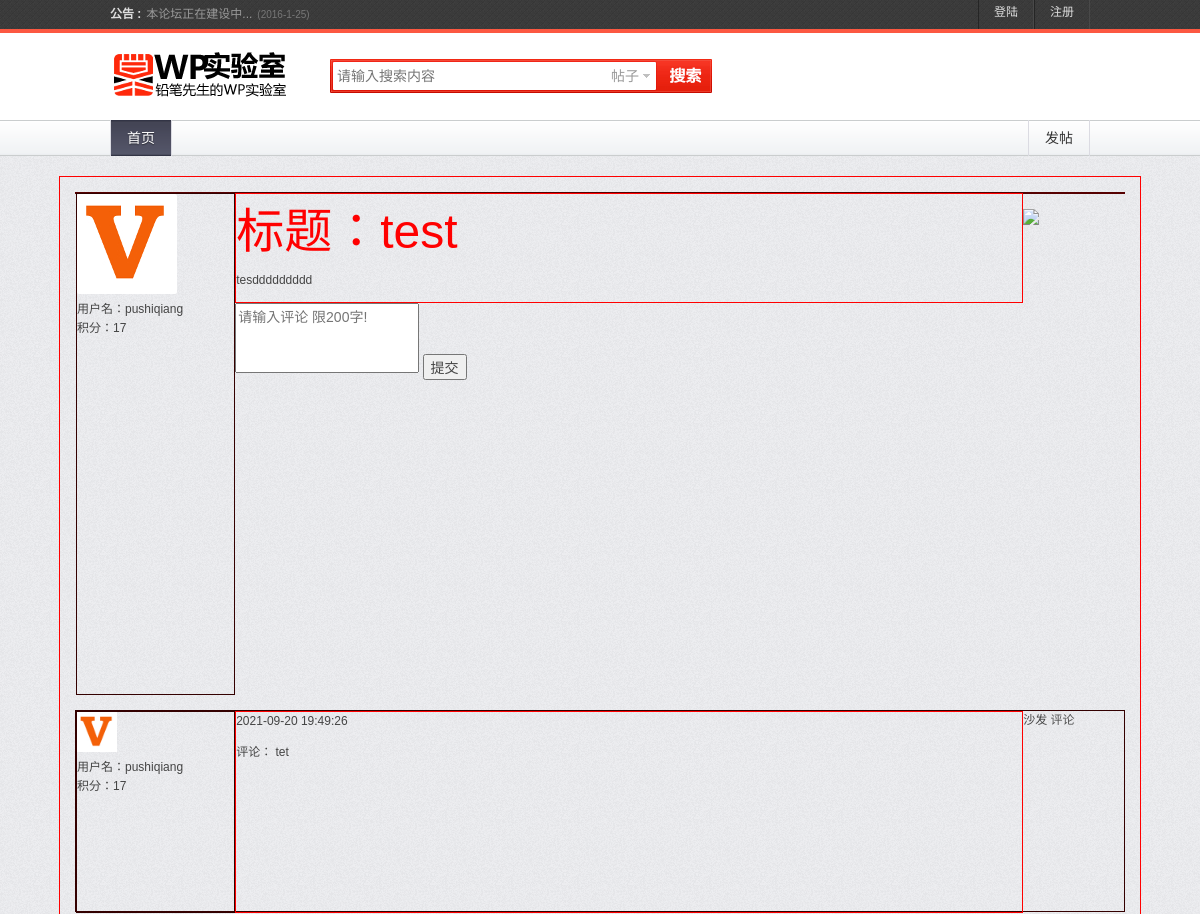
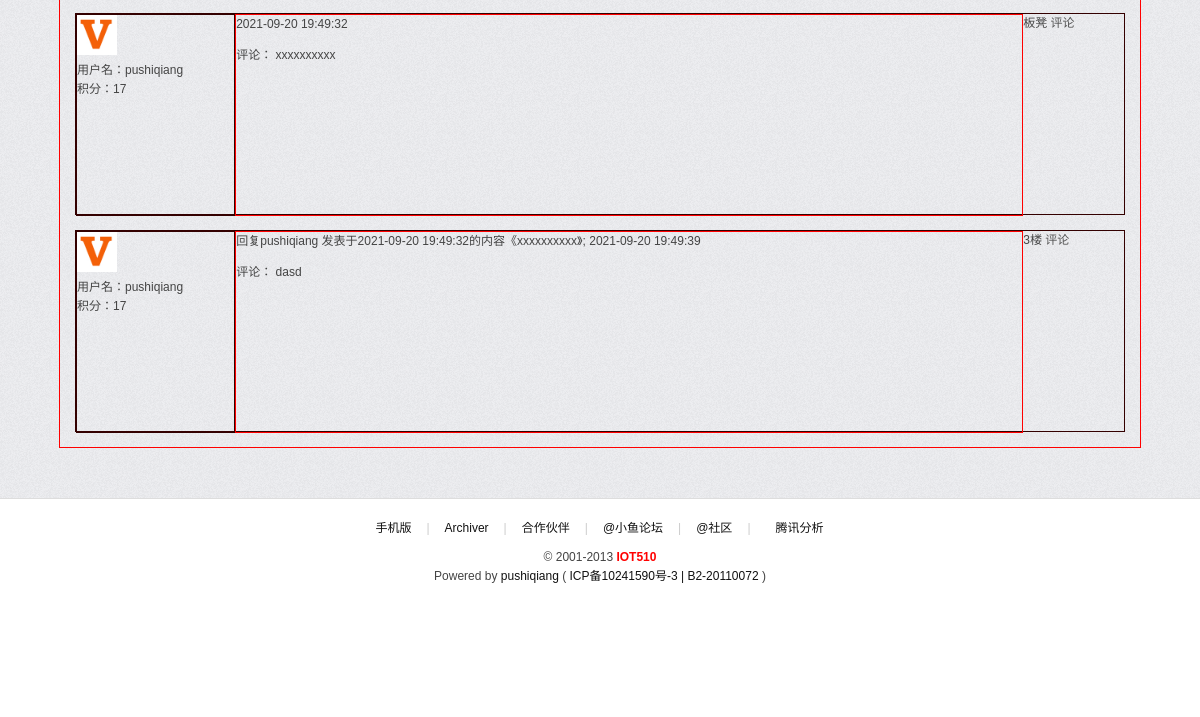
/postdetail/1/, run on an earlier commit of the app's database (2 pictures, top to bottom).
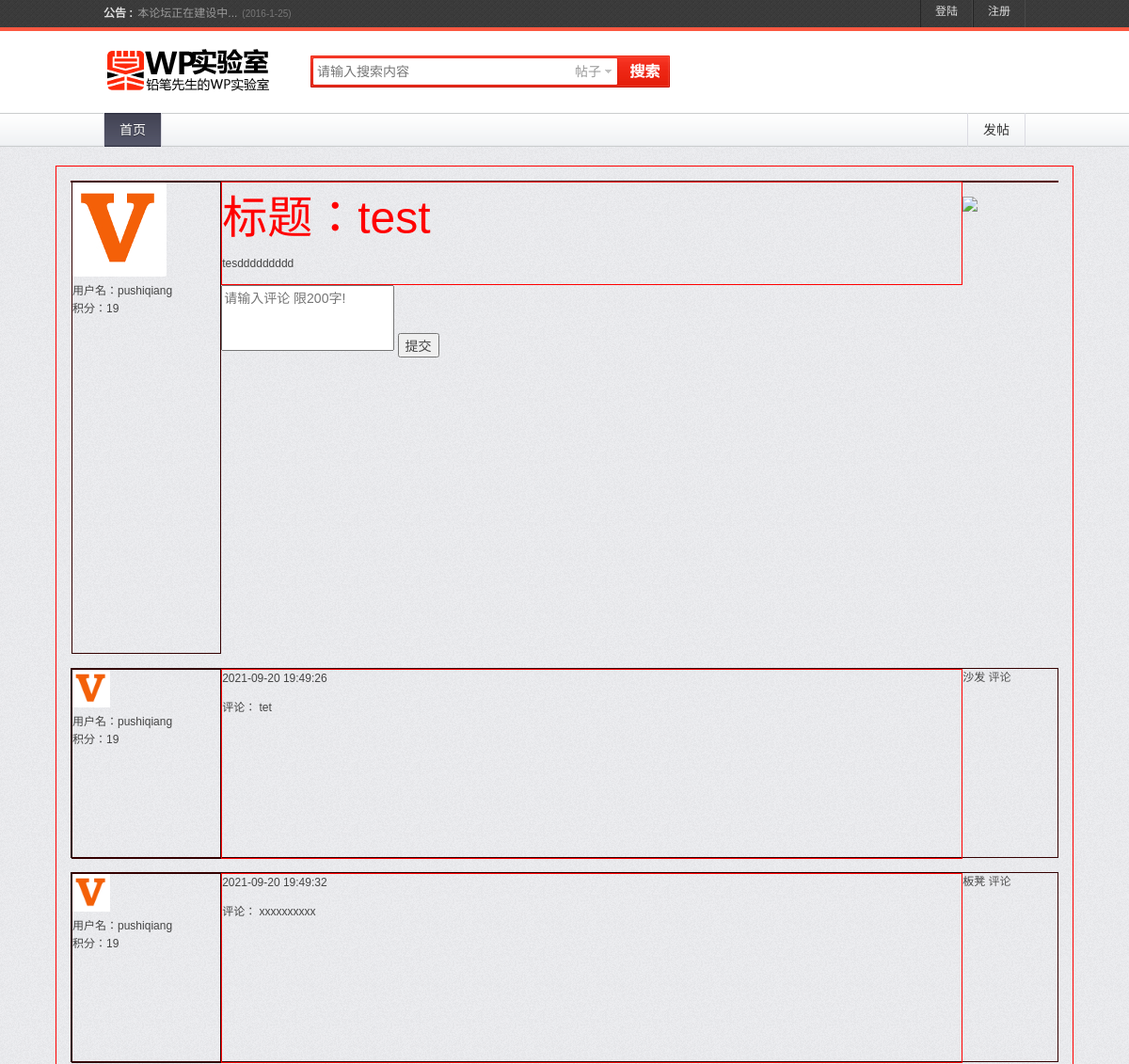
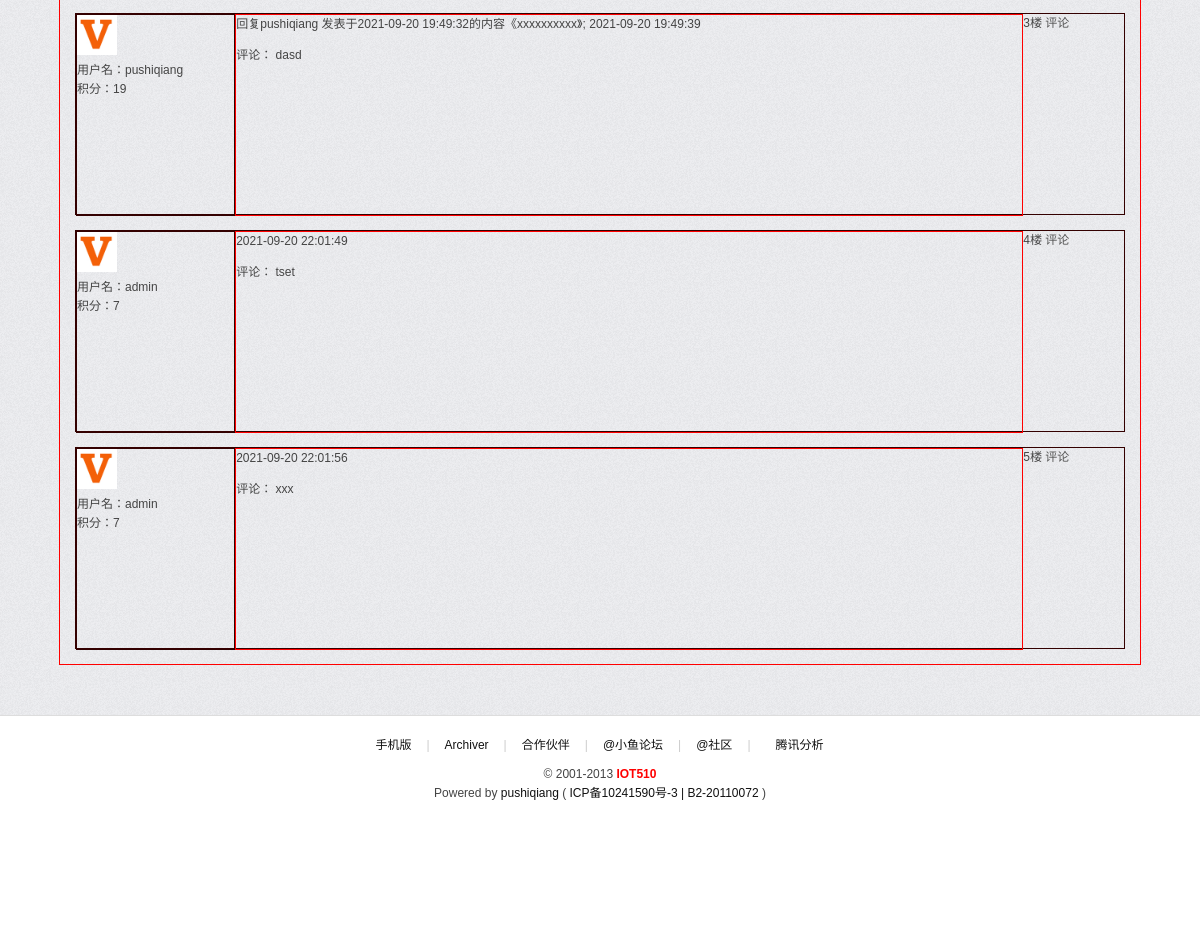
And on a later commit of the database (2 pictures, top to bottom).
### forum/models.py (models this page shows, shortened)
class Post(models.Model):  # 文章
    title = models.CharField(max_length=30)
    author = models.ForeignKey(
        settings.AUTH_USER_MODEL, related_name='post_author', on_delete=models.PROTECT)  # 作者
    column = models.ForeignKey(Column, on_delete=models.PROTECT)  # 所属板块
    type_name = models.ForeignKey(PostType, on_delete=models.PROTECT)  # 文章类型
    content = models.TextField()
    view_times = models.IntegerField(default=0)  # 浏览次数
    responce_times = models.IntegerField(default=0)  # 回复次数
    last_response = models.ForeignKey(settings.AUTH_USER_MODEL, on_delete=models.PROTECT)  # 最后回复者
    created_at = models.DateTimeField(auto_now_add=True)
    updated_at = models.DateTimeField(auto_now=True)
    class Meta:
        db_table = 'post'
        ordering = ['-created_at']
        verbose_name_plural = u'主题'

class LoginUser(AbstractUser):
    levels = models.PositiveIntegerField(default=0, verbose_name=u'积分')
    avatar = models.CharField(
        max_length=200, default='/static/tx/default.jpg', verbose_name=u'头像')
    privilege = models.CharField(max_length=200, default=0, verbose_name=u'权限')
    friends = models.ManyToManyField(
        'self', blank=True, null=True, related_name='friends')
    class Meta:
        db_table = 'loginuser'
        verbose_name_plural = u'用户'
        ordering = ['-date_joined']
    def __str__(self):
        return self.get_username()

class Comment(models.Model):  # 评论
    post = models.ForeignKey(Post, on_delete=models.PROTECT)
    author = models.ForeignKey(settings.AUTH_USER_MODEL, on_delete=models.PROTECT)
    comment_parent = models.ForeignKey(
        'self', blank=True, null=True, related_name='childcomment', on_delete=models.PROTECT)
    content = models.TextField()
    created_at = models.DateTimeField(auto_now_add=True)
    updated_at = models.DateTimeField(auto_now=True)
    class Meta:
        db_table = 'comment'
        ordering = ['created_at']
        verbose_name_plural = u'评论'

### forum/views.py (the view)
# urls.py: re_path(r'^postdetail/(?P<post_pk>\d+)/$',
def postdetail(request, post_pk):
    post_pk = int(post_pk)
    post = Post.objects.get(pk=post_pk)
    comment_list = post.comment_set.all()
    if request.user.is_authenticated:
        k = Notice.objects.filter(receiver=request.user, status=False).count()
    else:
        k = 0
    if 'HTTP_X_FORWARDED_FOR' in request.META:
        ip = request.META['HTTP_X_FORWARDED_FOR']
    else:
        ip = request.META['REMOTE_ADDR']
    title = post.title
    visited_ips = cache.get(title, [])
    if ip not in visited_ips:
        post.view_times += 1
        post.save()
        visited_ips.append(ip)
    cache.set(title, visited_ips, 15 * 60)
    return render(request, 'post_detail.html', {
        'post': post,
        'comment_list': comment_list,
        'message_number': k
    })

### forum/middle.py (called while the page is built)
    def process_request(self, request):
        if 'HTTP_X_FORWARDED_FOR' in request.META:
            ip = request.META['HTTP_X_FORWARDED_FOR']
        else:
            ip = request.META['REMOTE_ADDR']
        online_ips = cache.get("online_ips", [])
        if online_ips:
            online_ips = list(cache.get_many(online_ips).keys())
        cache.set(ip, 0, 5 * 60)
        if ip not in online_ips:
            online_ips.append(ip)
        cache.set("online_ips", online_ips)

### forum/models.py (called while the page is built)
def post_save(sender, instance, signal, *args, **kwargs):
    entity = instance
    if str(entity.created_at)[:19] == str(
            entity.updated_at)[:19]:  # 第一次发帖操作，编辑不操作
        column = entity.column
        column.post_number += 1
        column.save()

### forum/templates/post_detail.html (shortened to what this page needs)
{% extends "./base.html" %}
{% load friendfilter %}
{% block css %}
<link rel="stylesheet" type="text/css" href="/static/css/post_detail.css">
{% endblock %}
{%block user %}
<ul class="user floatr">
{% if not user.is_authenticated %}
<li id="mn_portal"><a href="{% url 'user_login' %}" hidefocus="true" title="登陆">登陆</a></li>
<li class="a" id="mn_forum"><a href="{% url 'user_register' %}" hidefocus="true" title="注册">注册</a></li>
{%else%}
<li id="mn_portal"><a href="{% url 'show_notice' %}" hidefocus="true" title="Portal">{{user.username}}({%if message_number %}{{message_number}}{%else%}0{%endif%})</a></li>
<li id="mn_portal"><a href="{% url 'user_logout'%}" hidefocus="true" title="Portal">注销</a></li>
{% endif %}
</ul>
{% endblock %}
{%block nav %}
     <ul>
 	<li class="current"><a href="/">首页</a></li>
     </ul>
{% endblock %}
{% block content %}
<div id="all_post">
	<div class="post">
		<div class="avatar">
		<img src="{{ post.author.avatar}}" border="0"><br>
                用户名：{{ post.author.username }}<br>
		积分：{{ post.author.levels }}<br>
		</div>
		<div class="content">
			<font size="8" face="arial" color="red">标题：{{ post.title }}</font>
			<br>{% autoescape off %}
						{{post.content}}
					{% endautoescape %}
		</div>
	</div>
	<div class="well">
    <div class="vmaig-comment">
        <div class="vmaig-comment-tx">
            {% if user.img%}
            <img src="{{user.img}}" width="40"></img>
            {%else%}
            <img src="http://vmaig.qiniudn.com/image/tx/tx-default.jpg" width="40"></img>
            {%endif%}
        </div>
        <div class="vmaig-comment-edit clearfix">
            <form id="vmaig-comment-form" method="post" role="form">
                <textarea id="comment2" name="comment" class="form-control" rows="4" placeholder="请输入评论 限200字!"></textarea>
                <button type="submit" class="btn btn-vmaig-comments pull-right">提交</button>
            </form>
        </div>
        <ul>
            {% for comment in comment_list%}
            <li>
	    <div class="comment">
            <div class="avatar_comment">
                {% if comment.author.avatar %}
                	<img src={{comment.author.avatar}} width="40"></img><br>
                {%else%}
                	<img src="http://vmaig.qiniudn.com/image/tx/tx-default.jpg" width="40"></img><br>
                {%endif%}
                	用户名：{{ comment.author.username }}<br>
			积分：{{ comment.author.levels }}<br>
            </div>
            <div class="content_comment">
                <p>{% if comment.comment_parent %}回复{{comment.comment_parent.author}} 发表于{{comment.comment_parent.created_at|date:"Y-m-d H:i:s"}}的内容《{{comment.comment_parent.content}}》; {% endif %}{{comment.created_at|date:"Y-m-d H:i:s" }}</p>
                <p>
                    评论：
                    {% autoescape on%}
                    {{ comment.content }}
                    {% endautoescape %}
                </p>
            </div>
	    <div class="floor">
		{% ifequal forloop.counter 1%}
		沙发
		{% else %}
			{% ifequal forloop.counter 2%}
				板凳
			{% else %}
				{{ forloop.counter}}楼
			{% endifequal %}
		{% endifequal %}
		<a href="javascript:showDivFun({{comment.pk}})">评论</a>
	     </div>
            </div>
            </li>
            {% endfor%}
        </ul>
    </div>
</div>
</div>
{% endblock %}

What changed in the data, as far as the page shows it:
changed Post "test": author.levels "17" → "19"
changed through a linked row, Comment "tet": author.levels "17" → "19"
changed through a linked row, Comment (number 2 of 5 on the later page): author.levels "17" → "19"
changed through a linked row, Comment "dasd": author.levels "17" → "19"
added Comment: author.avatar (placeholder picture), author.username "admin", author.levels "7", created_at "2021-09-20 22:01:49", content "tset"
added Comment: author.avatar (placeholder picture), author.username "admin", author.levels "7", created_at "2021-09-20 22:01:56", content "xxx"
